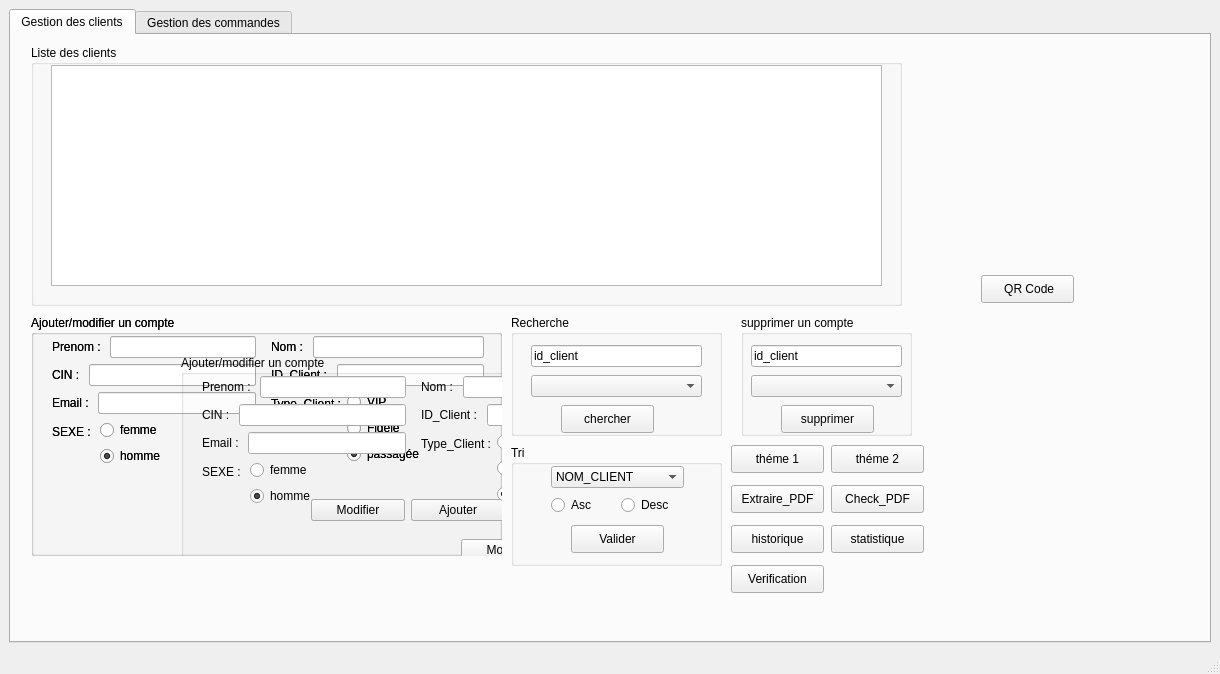
<?xml version="1.0" encoding="UTF-8"?>
<ui version="4.0">
 <class>MainWindow</class>
 <widget class="QMainWindow" name="MainWindow">
  <property name="geometry">
   <rect>
    <x>0</x>
    <y>0</y>
    <width>1220</width>
    <height>674</height>
   </rect>
  </property>
  <property name="windowTitle">
   <string>MainWindow</string>
  </property>
  <widget class="QWidget" name="centralwidget">
   <layout class="QGridLayout" name="gridLayout">
    <item row="0" column="0">
     <widget class="QTabWidget" name="tabWidgetC">
      <property name="currentIndex">
       <number>0</number>
      </property>
      <widget class="QWidget" name="widget">
       <attribute name="title">
        <string>Gestion des clients</string>
       </attribute>
       <widget class="QGroupBox" name="groupBoxC">
        <property name="geometry">
         <rect>
          <x>20</x>
          <y>10</y>
          <width>871</width>
          <height>261</height>
         </rect>
        </property>
        <property name="title">
         <string>Liste des clients</string>
        </property>
        <widget class="QTableView" name="tableViewC">
         <property name="geometry">
          <rect>
           <x>20</x>
           <y>20</y>
           <width>831</width>
           <height>221</height>
          </rect>
         </property>
        </widget>
       </widget>
       <widget class="QGroupBox" name="groupBox_2C">
        <property name="geometry">
         <rect>
          <x>20</x>
          <y>280</y>
          <width>471</width>
          <height>241</height>
         </rect>
        </property>
        <property name="title">
         <string>Ajouter/modifier un compte</string>
        </property>
        <widget class="QWidget" name="layoutWidget">
         <property name="geometry">
          <rect>
           <x>21</x>
           <y>21</y>
           <width>204</width>
           <height>142</height>
          </rect>
         </property>
         <layout class="QVBoxLayout" name="verticalLayout_5">
          <item>
           <layout class="QHBoxLayout" name="horizontalLayout">
            <item>
             <widget class="QLabel" name="labelC">
              <property name="text">
               <string>Prenom : </string>
              </property>
             </widget>
            </item>
            <item>
             <widget class="QLineEdit" name="lineEdit_prenomC"/>
            </item>
           </layout>
          </item>
          <item>
           <layout class="QHBoxLayout" name="horizontalLayout_3">
            <item>
             <widget class="QLabel" name="label_3C">
              <property name="text">
               <string>CIN : </string>
              </property>
             </widget>
            </item>
            <item>
             <widget class="QLineEdit" name="lineEdit_cinC"/>
            </item>
           </layout>
          </item>
          <item>
           <layout class="QHBoxLayout" name="horizontalLayout_5">
            <item>
             <widget class="QLabel" name="label_6C">
              <property name="text">
               <string>Email : </string>
              </property>
             </widget>
            </item>
            <item>
             <widget class="QLineEdit" name="lineEdit_emailC"/>
            </item>
           </layout>
          </item>
          <item>
           <layout class="QFormLayout" name="formLayout">
            <item row="0" column="0">
             <widget class="QLabel" name="label_sexeC">
              <property name="text">
               <string>SEXE : </string>
              </property>
             </widget>
            </item>
            <item row="0" column="1">
             <layout class="QVBoxLayout" name="verticalLayout">
              <item>
               <widget class="QRadioButton" name="radioButton_FemmeC">
                <property name="text">
                 <string>femme</string>
                </property>
                <property name="checked">
                 <bool>false</bool>
                </property>
               </widget>
              </item>
              <item>
               <widget class="QRadioButton" name="radioButtonHommeC">
                <property name="text">
                 <string>homme</string>
                </property>
                <property name="checked">
                 <bool>true</bool>
                </property>
               </widget>
              </item>
             </layout>
            </item>
           </layout>
          </item>
         </layout>
        </widget>
        <widget class="QWidget" name="layoutWidget">
         <property name="geometry">
          <rect>
           <x>240</x>
           <y>21</y>
           <width>213</width>
           <height>138</height>
          </rect>
         </property>
         <layout class="QVBoxLayout" name="verticalLayout_6">
          <item>
           <layout class="QHBoxLayout" name="horizontalLayout_2">
            <item>
             <widget class="QLabel" name="label_2C">
              <property name="text">
               <string>Nom : </string>
              </property>
             </widget>
            </item>
            <item>
             <widget class="QLineEdit" name="lineEdit_nomC"/>
            </item>
           </layout>
          </item>
          <item>
           <layout class="QHBoxLayout" name="horizontalLayout_4">
            <item>
             <widget class="QLabel" name="label_5C">
              <property name="text">
               <string>ID_Client : </string>
              </property>
             </widget>
            </item>
            <item>
             <widget class="QLineEdit" name="lineEdit_idC"/>
            </item>
           </layout>
          </item>
          <item>
           <layout class="QFormLayout" name="formLayout_2">
            <item row="0" column="0">
             <widget class="QLabel" name="label_typeC">
              <property name="text">
               <string>Type_Client :</string>
              </property>
             </widget>
            </item>
            <item row="0" column="1">
             <layout class="QVBoxLayout" name="verticalLayout_2">
              <item>
               <widget class="QRadioButton" name="radioButton_VIPC">
                <property name="text">
                 <string>VIP</string>
                </property>
               </widget>
              </item>
              <item>
               <widget class="QRadioButton" name="radioButton_FidelC">
                <property name="text">
                 <string>Fidéle</string>
                </property>
               </widget>
              </item>
              <item>
               <widget class="QRadioButton" name="radioButton_passageeC">
                <property name="text">
                 <string>passagée</string>
                </property>
                <property name="checked">
                 <bool>true</bool>
                </property>
               </widget>
              </item>
             </layout>
            </item>
           </layout>
          </item>
         </layout>
        </widget>
        <widget class="QWidget" name="layoutWidget">
         <property name="geometry">
          <rect>
           <x>280</x>
           <y>180</y>
           <width>194</width>
           <height>30</height>
          </rect>
         </property>
         <layout class="QHBoxLayout" name="horizontalLayout_13">
          <item>
           <widget class="QPushButton" name="pushButton_modifierC">
            <property name="text">
             <string>Modifier</string>
            </property>
           </widget>
          </item>
          <item>
           <widget class="QPushButton" name="pushButton_ajouterC">
            <property name="text">
             <string>Ajouter</string>
            </property>
           </widget>
          </item>
         </layout>
        </widget>
        <widget class="QGroupBox" name="groupBox_2C_2">
         <property name="geometry">
          <rect>
           <x>0</x>
           <y>0</y>
           <width>471</width>
           <height>241</height>
          </rect>
         </property>
         <property name="title">
          <string>Ajouter/modifier un compte</string>
         </property>
         <widget class="QWidget" name="layoutWidget_2">
          <property name="geometry">
           <rect>
            <x>21</x>
            <y>21</y>
            <width>204</width>
            <height>142</height>
           </rect>
          </property>
          <layout class="QVBoxLayout" name="verticalLayout_7">
           <item>
            <layout class="QHBoxLayout" name="horizontalLayout_7">
             <item>
              <widget class="QLabel" name="labelC_2">
               <property name="text">
                <string>Prenom : </string>
               </property>
              </widget>
             </item>
             <item>
              <widget class="QLineEdit" name="lineEdit_prenomC_2"/>
             </item>
            </layout>
           </item>
           <item>
            <layout class="QHBoxLayout" name="horizontalLayout_8">
             <item>
              <widget class="QLabel" name="label_3C_2">
               <property name="text">
                <string>CIN : </string>
               </property>
              </widget>
             </item>
             <item>
              <widget class="QLineEdit" name="lineEdit_cinC_2"/>
             </item>
            </layout>
           </item>
           <item>
            <layout class="QHBoxLayout" name="horizontalLayout_9">
             <item>
              <widget class="QLabel" name="label_6C_2">
               <property name="text">
                <string>Email : </string>
               </property>
              </widget>
             </item>
             <item>
              <widget class="QLineEdit" name="lineEdit_emailC_2"/>
             </item>
            </layout>
           </item>
           <item>
            <layout class="QFormLayout" name="formLayout_3">
             <item row="0" column="0">
              <widget class="QLabel" name="label_sexeC_2">
               <property name="text">
                <string>SEXE : </string>
               </property>
              </widget>
             </item>
             <item row="0" column="1">
              <layout class="QVBoxLayout" name="verticalLayout_4">
               <item>
                <widget class="QRadioButton" name="radioButton_FemmeC_2">
                 <property name="text">
                  <string>femme</string>
                 </property>
                 <property name="checked">
                  <bool>false</bool>
                 </property>
                </widget>
               </item>
               <item>
                <widget class="QRadioButton" name="radioButtonHommeC_2">
                 <property name="text">
                  <string>homme</string>
                 </property>
                 <property name="checked">
                  <bool>true</bool>
                 </property>
                </widget>
               </item>
              </layout>
             </item>
            </layout>
           </item>
          </layout>
         </widget>
         <widget class="QWidget" name="layoutWidget_3">
          <property name="geometry">
           <rect>
            <x>240</x>
            <y>21</y>
            <width>213</width>
            <height>138</height>
           </rect>
          </property>
          <layout class="QVBoxLayout" name="verticalLayout_8">
           <item>
            <layout class="QHBoxLayout" name="horizontalLayout_10">
             <item>
              <widget class="QLabel" name="label_2C_2">
               <property name="text">
                <string>Nom : </string>
               </property>
              </widget>
             </item>
             <item>
              <widget class="QLineEdit" name="lineEdit_nomC_2"/>
             </item>
            </layout>
           </item>
           <item>
            <layout class="QHBoxLayout" name="horizontalLayout_11">
             <item>
              <widget class="QLabel" name="label_5C_2">
               <property name="text">
                <string>ID_Client : </string>
               </property>
              </widget>
             </item>
             <item>
              <widget class="QLineEdit" name="lineEdit_idC_2"/>
             </item>
            </layout>
           </item>
           <item>
            <layout class="QFormLayout" name="formLayout_4">
             <item row="0" column="0">
              <widget class="QLabel" name="label_typeC_2">
               <property name="text">
                <string>Type_Client :</string>
               </property>
              </widget>
             </item>
             <item row="0" column="1">
              <layout class="QVBoxLayout" name="verticalLayout_9">
               <item>
                <widget class="QRadioButton" name="radioButton_VIPC_2">
                 <property name="text">
                  <string>VIP</string>
                 </property>
                </widget>
               </item>
               <item>
                <widget class="QRadioButton" name="radioButton_FidelC_2">
                 <property name="text">
                  <string>Fidéle</string>
                 </property>
                </widget>
               </item>
               <item>
                <widget class="QRadioButton" name="radioButton_passageeC_2">
                 <property name="text">
                  <string>passagée</string>
                 </property>
                 <property name="checked">
                  <bool>true</bool>
                 </property>
                </widget>
               </item>
              </layout>
             </item>
            </layout>
           </item>
          </layout>
         </widget>
         <widget class="QWidget" name="layoutWidget_4">
          <property name="geometry">
           <rect>
            <x>280</x>
            <y>180</y>
            <width>194</width>
            <height>30</height>
           </rect>
          </property>
          <layout class="QHBoxLayout" name="horizontalLayout_14">
           <item>
            <widget class="QPushButton" name="pushButton_modifierC_2">
             <property name="text">
              <string>Modifier</string>
             </property>
            </widget>
           </item>
           <item>
            <widget class="QPushButton" name="pushButton_ajouterC_2">
             <property name="text">
              <string>Ajouter</string>
             </property>
            </widget>
           </item>
          </layout>
         </widget>
         <widget class="QGroupBox" name="groupBox_2C_3">
          <property name="geometry">
           <rect>
            <x>150</x>
            <y>40</y>
            <width>471</width>
            <height>241</height>
           </rect>
          </property>
          <property name="title">
           <string>Ajouter/modifier un compte</string>
          </property>
          <widget class="QWidget" name="layoutWidget_5">
           <property name="geometry">
            <rect>
             <x>21</x>
             <y>21</y>
             <width>204</width>
             <height>142</height>
            </rect>
           </property>
           <layout class="QVBoxLayout" name="verticalLayout_10">
            <item>
             <layout class="QHBoxLayout" name="horizontalLayout_12">
              <item>
               <widget class="QLabel" name="labelC_3">
                <property name="text">
                 <string>Prenom : </string>
                </property>
               </widget>
              </item>
              <item>
               <widget class="QLineEdit" name="lineEdit_prenomC_3"/>
              </item>
             </layout>
            </item>
            <item>
             <layout class="QHBoxLayout" name="horizontalLayout_15">
              <item>
               <widget class="QLabel" name="label_3C_3">
                <property name="text">
                 <string>CIN : </string>
                </property>
               </widget>
              </item>
              <item>
               <widget class="QLineEdit" name="lineEdit_cinC_3"/>
              </item>
             </layout>
            </item>
            <item>
             <layout class="QHBoxLayout" name="horizontalLayout_16">
              <item>
               <widget class="QLabel" name="label_6C_3">
                <property name="text">
                 <string>Email : </string>
                </property>
               </widget>
              </item>
              <item>
               <widget class="QLineEdit" name="lineEdit_emailC_3"/>
              </item>
             </layout>
            </item>
            <item>
             <layout class="QFormLayout" name="formLayout_5">
              <item row="0" column="0">
               <widget class="QLabel" name="label_sexeC_3">
                <property name="text">
                 <string>SEXE : </string>
                </property>
               </widget>
              </item>
              <item row="0" column="1">
               <layout class="QVBoxLayout" name="verticalLayout_11">
                <item>
                 <widget class="QRadioButton" name="radioButton_FemmeC_3">
                  <property name="text">
                   <string>femme</string>
                  </property>
                  <property name="checked">
                   <bool>false</bool>
                  </property>
                 </widget>
                </item>
                <item>
                 <widget class="QRadioButton" name="radioButtonHommeC_3">
                  <property name="text">
                   <string>homme</string>
                  </property>
                  <property name="checked">
                   <bool>true</bool>
                  </property>
                 </widget>
                </item>
               </layout>
              </item>
             </layout>
            </item>
           </layout>
          </widget>
          <widget class="QWidget" name="layoutWidget_6">
           <property name="geometry">
            <rect>
             <x>240</x>
             <y>21</y>
             <width>213</width>
             <height>138</height>
            </rect>
           </property>
           <layout class="QVBoxLayout" name="verticalLayout_12">
            <item>
             <layout class="QHBoxLayout" name="horizontalLayout_17">
              <item>
               <widget class="QLabel" name="label_2C_3">
                <property name="text">
                 <string>Nom : </string>
                </property>
               </widget>
              </item>
              <item>
               <widget class="QLineEdit" name="lineEdit_nomC_3"/>
              </item>
             </layout>
            </item>
            <item>
             <layout class="QHBoxLayout" name="horizontalLayout_18">
              <item>
               <widget class="QLabel" name="label_5C_3">
                <property name="text">
                 <string>ID_Client : </string>
                </property>
               </widget>
              </item>
              <item>
               <widget class="QLineEdit" name="lineEdit_idC_3"/>
              </item>
             </layout>
            </item>
            <item>
             <layout class="QFormLayout" name="formLayout_6">
              <item row="0" column="0">
               <widget class="QLabel" name="label_typeC_3">
                <property name="text">
                 <string>Type_Client :</string>
                </property>
               </widget>
              </item>
              <item row="0" column="1">
               <layout class="QVBoxLayout" name="verticalLayout_13">
                <item>
                 <widget class="QRadioButton" name="radioButton_VIPC_3">
                  <property name="text">
                   <string>VIP</string>
                  </property>
                 </widget>
                </item>
                <item>
                 <widget class="QRadioButton" name="radioButton_FidelC_3">
                  <property name="text">
                   <string>Fidéle</string>
                  </property>
                 </widget>
                </item>
                <item>
                 <widget class="QRadioButton" name="radioButton_passageeC_3">
                  <property name="text">
                   <string>passagée</string>
                  </property>
                  <property name="checked">
                   <bool>true</bool>
                  </property>
                 </widget>
                </item>
               </layout>
              </item>
             </layout>
            </item>
           </layout>
          </widget>
          <widget class="QWidget" name="layoutWidget_7">
           <property name="geometry">
            <rect>
             <x>280</x>
             <y>180</y>
             <width>194</width>
             <height>30</height>
            </rect>
           </property>
           <layout class="QHBoxLayout" name="horizontalLayout_19">
            <item>
             <widget class="QPushButton" name="pushButton_modifierC_3">
              <property name="text">
               <string>Modifier</string>
              </property>
             </widget>
            </item>
            <item>
             <widget class="QPushButton" name="pushButton_ajouterC_3">
              <property name="text">
               <string>Ajouter</string>
              </property>
             </widget>
            </item>
           </layout>
          </widget>
         </widget>
        </widget>
       </widget>
       <widget class="QGroupBox" name="groupBox_3C">
        <property name="geometry">
         <rect>
          <x>500</x>
          <y>280</y>
          <width>211</width>
          <height>121</height>
         </rect>
        </property>
        <property name="title">
         <string>Recherche</string>
        </property>
        <widget class="QLineEdit" name="lineEdit_RC">
         <property name="geometry">
          <rect>
           <x>20</x>
           <y>30</y>
           <width>171</width>
           <height>22</height>
          </rect>
         </property>
         <property name="text">
          <string>id_client</string>
         </property>
        </widget>
        <widget class="QPushButton" name="pushButton_chercherC">
         <property name="geometry">
          <rect>
           <x>50</x>
           <y>90</y>
           <width>93</width>
           <height>28</height>
          </rect>
         </property>
         <property name="text">
          <string>chercher</string>
         </property>
        </widget>
        <widget class="QComboBox" name="comboBoxRC">
         <property name="geometry">
          <rect>
           <x>20</x>
           <y>60</y>
           <width>171</width>
           <height>22</height>
          </rect>
         </property>
        </widget>
       </widget>
       <widget class="QGroupBox" name="groupBox_4C">
        <property name="geometry">
         <rect>
          <x>500</x>
          <y>410</y>
          <width>211</width>
          <height>121</height>
         </rect>
        </property>
        <property name="title">
         <string>Tri</string>
        </property>
        <widget class="QPushButton" name="pushButton_triC">
         <property name="geometry">
          <rect>
           <x>60</x>
           <y>80</y>
           <width>93</width>
           <height>28</height>
          </rect>
         </property>
         <property name="text">
          <string>Valider</string>
         </property>
        </widget>
        <widget class="QWidget" name="layoutWidget">
         <property name="geometry">
          <rect>
           <x>40</x>
           <y>20</y>
           <width>133</width>
           <height>52</height>
          </rect>
         </property>
         <layout class="QVBoxLayout" name="verticalLayout_3">
          <item>
           <widget class="QComboBox" name="comboBoxC">
            <item>
             <property name="text">
              <string>NOM_CLIENT</string>
             </property>
            </item>
            <item>
             <property name="text">
              <string>PRENOM_CLIENT</string>
             </property>
            </item>
            <item>
             <property name="text">
              <string>ID_CLIENT</string>
             </property>
            </item>
           </widget>
          </item>
          <item>
           <layout class="QHBoxLayout" name="horizontalLayout_6">
            <item>
             <widget class="QRadioButton" name="radioButton_6AC">
              <property name="text">
               <string>Asc</string>
              </property>
             </widget>
            </item>
            <item>
             <widget class="QRadioButton" name="radioButton_6DC">
              <property name="text">
               <string>Desc</string>
              </property>
             </widget>
            </item>
           </layout>
          </item>
         </layout>
        </widget>
       </widget>
       <widget class="QGroupBox" name="groupBox_9C">
        <property name="geometry">
         <rect>
          <x>730</x>
          <y>280</y>
          <width>171</width>
          <height>121</height>
         </rect>
        </property>
        <property name="title">
         <string>supprimer un compte</string>
        </property>
        <widget class="QPushButton" name="pushButton_supprimerC">
         <property name="geometry">
          <rect>
           <x>40</x>
           <y>90</y>
           <width>93</width>
           <height>28</height>
          </rect>
         </property>
         <property name="text">
          <string>supprimer</string>
         </property>
        </widget>
        <widget class="QLineEdit" name="lineEdit_supprimer_C">
         <property name="geometry">
          <rect>
           <x>10</x>
           <y>30</y>
           <width>151</width>
           <height>22</height>
          </rect>
         </property>
         <property name="text">
          <string>id_client</string>
         </property>
        </widget>
        <widget class="QComboBox" name="comboBoxSC">
         <property name="geometry">
          <rect>
           <x>10</x>
           <y>60</y>
           <width>151</width>
           <height>22</height>
          </rect>
         </property>
        </widget>
       </widget>
       <widget class="QPushButton" name="pushButtonPDFC">
        <property name="geometry">
         <rect>
          <x>720</x>
          <y>450</y>
          <width>93</width>
          <height>28</height>
         </rect>
        </property>
        <property name="text">
         <string>Extraire_PDF</string>
        </property>
       </widget>
       <widget class="QPushButton" name="pushButton_theme1C">
        <property name="geometry">
         <rect>
          <x>720</x>
          <y>410</y>
          <width>93</width>
          <height>28</height>
         </rect>
        </property>
        <property name="text">
         <string>théme 1</string>
        </property>
       </widget>
       <widget class="QPushButton" name="pushButton_theme2C">
        <property name="geometry">
         <rect>
          <x>820</x>
          <y>410</y>
          <width>93</width>
          <height>28</height>
         </rect>
        </property>
        <property name="text">
         <string>théme 2</string>
        </property>
       </widget>
       <widget class="QPushButton" name="pushButton_historiqueC">
        <property name="geometry">
         <rect>
          <x>720</x>
          <y>490</y>
          <width>93</width>
          <height>28</height>
         </rect>
        </property>
        <property name="text">
         <string>historique</string>
        </property>
       </widget>
       <widget class="QPushButton" name="pushButton_ouvrirPDFC">
        <property name="geometry">
         <rect>
          <x>820</x>
          <y>450</y>
          <width>93</width>
          <height>28</height>
         </rect>
        </property>
        <property name="text">
         <string>Check_PDF</string>
        </property>
       </widget>
       <widget class="QPushButton" name="qrCodeC">
        <property name="geometry">
         <rect>
          <x>970</x>
          <y>240</y>
          <width>93</width>
          <height>28</height>
         </rect>
        </property>
        <property name="text">
         <string> QR Code</string>
        </property>
       </widget>
       <widget class="QLabel" name="qr_codeC">
        <property name="geometry">
         <rect>
          <x>910</x>
          <y>40</y>
          <width>211</width>
          <height>191</height>
         </rect>
        </property>
        <property name="text">
         <string/>
        </property>
        <property name="textFormat">
         <enum>Qt::PlainText</enum>
        </property>
       </widget>
       <widget class="QPushButton" name="pushButton_statC">
        <property name="geometry">
         <rect>
          <x>820</x>
          <y>490</y>
          <width>93</width>
          <height>28</height>
         </rect>
        </property>
        <property name="text">
         <string>statistique</string>
        </property>
       </widget>
       <widget class="QPushButton" name="pushButton_verifC">
        <property name="geometry">
         <rect>
          <x>720</x>
          <y>530</y>
          <width>93</width>
          <height>28</height>
         </rect>
        </property>
        <property name="text">
         <string>Verification</string>
        </property>
       </widget>
      </widget>
      <widget class="QWidget" name="tab_2">
       <attribute name="title">
        <string>Gestion des commandes</string>
       </attribute>
      </widget>
     </widget>
    </item>
   </layout>
  </widget>
  <widget class="QMenuBar" name="menubar">
   <property name="geometry">
    <rect>
     <x>0</x>
     <y>0</y>
     <width>1220</width>
     <height>26</height>
    </rect>
   </property>
  </widget>
  <widget class="QStatusBar" name="statusbar"/>
 </widget>
 <resources/>
 <connections/>
</ui>
